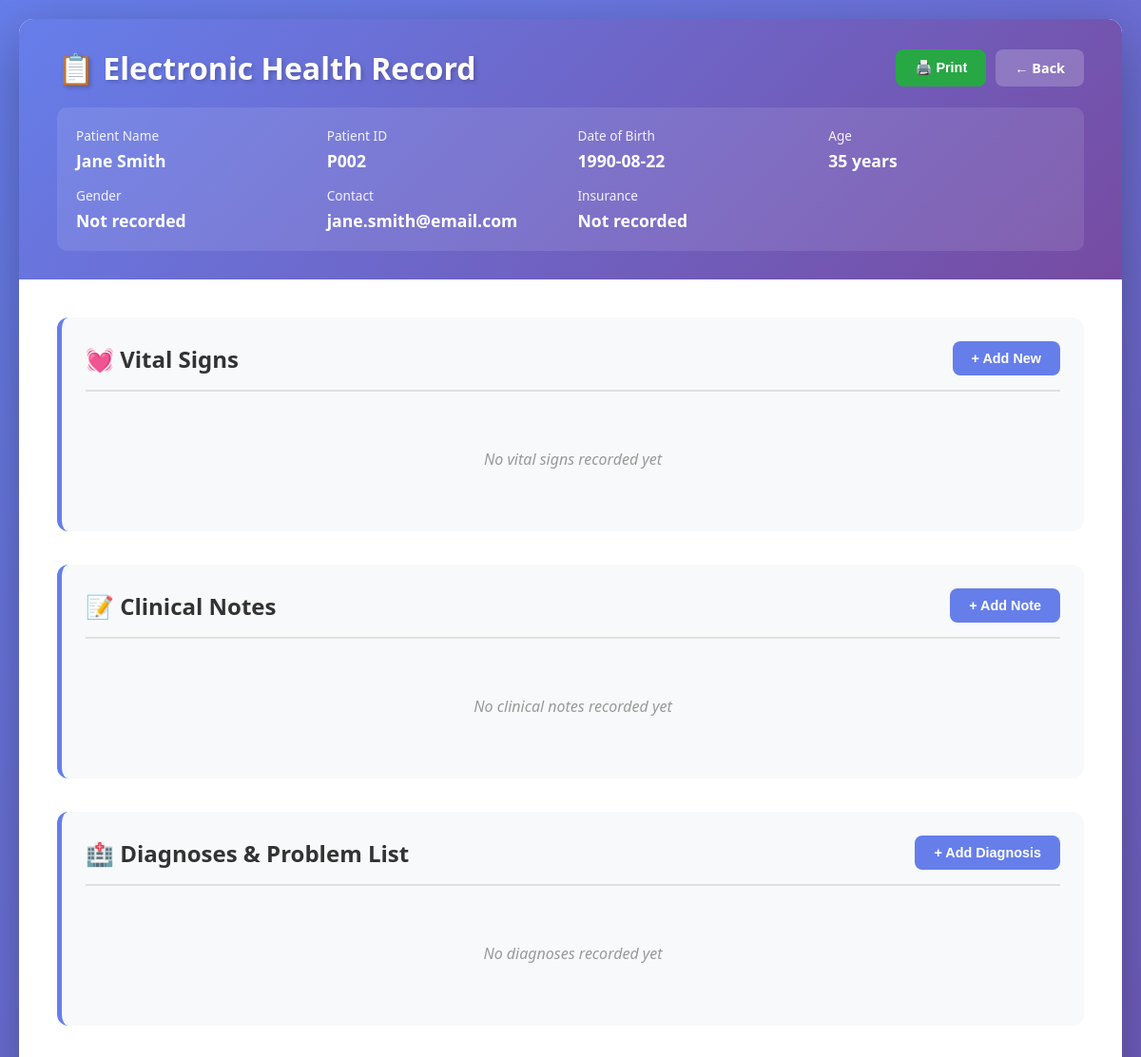
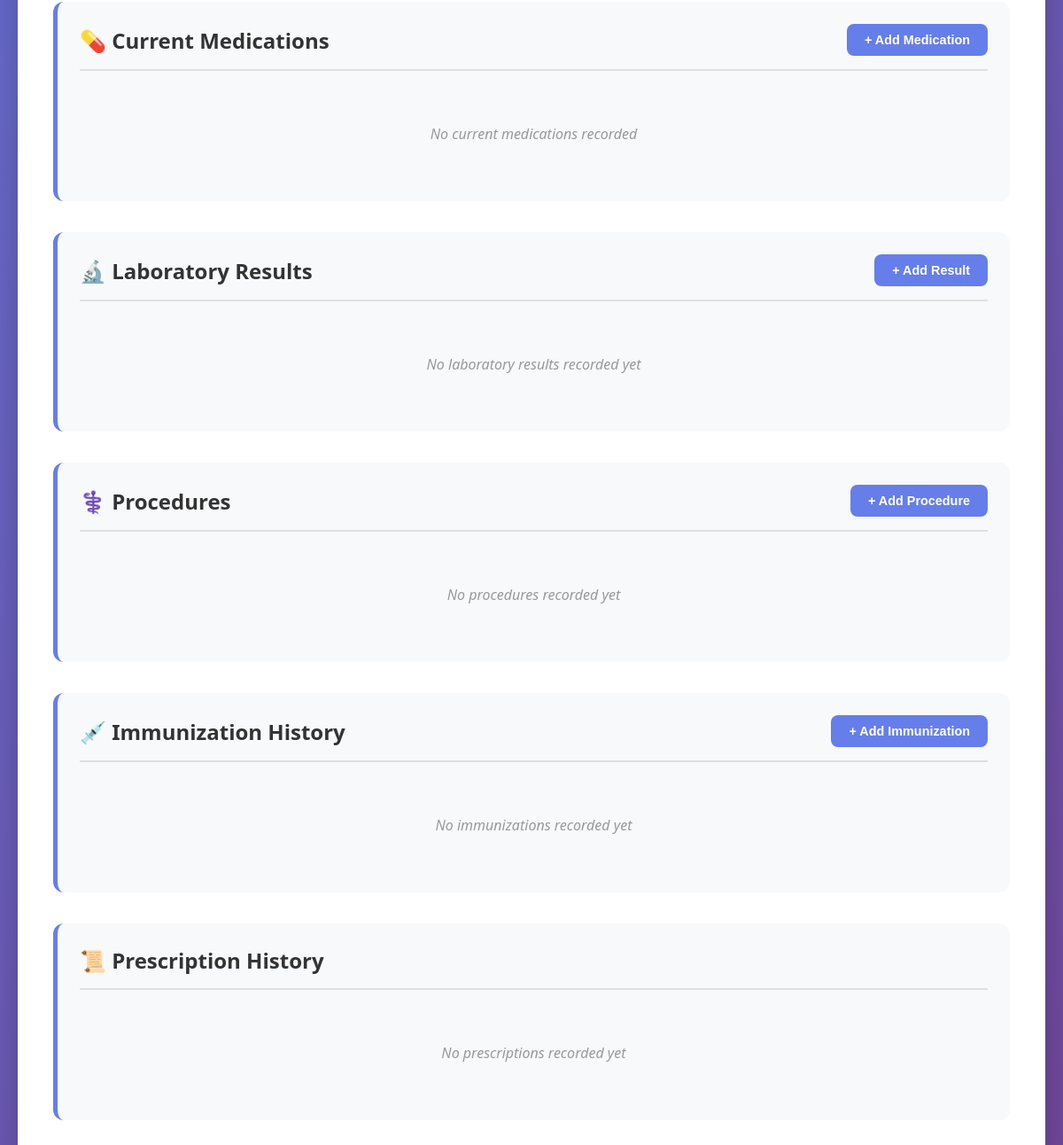
The app's page /ehr_report/P002 with its own data (2 pictures, top to bottom).
### tables this page shows
CREATE TABLE patients (
                    patient_id TEXT PRIMARY KEY,
                    full_name TEXT NOT NULL,
                    date_of_birth TEXT,
                    contact_info TEXT,
                    ehr_data TEXT NOT NULL DEFAULT '{}'
                , gender TEXT, insurance_info TEXT);

### app_new.py (the view)
@app.route('/ehr_report/<patient_id>')
def ehr_report(patient_id):
    logger.info(f"Loading EHR report for patient: {patient_id}")
    db = get_db()
    patient = db.get_patient(patient_id)
    if not patient:
        logger.warning(f"Patient not found: {patient_id}")
        flash(f'Patient with ID {patient_id} not found.', 'error')
        return redirect(url_for('dashboard'))
    try:
        ehr_data = json.loads(patient['ehr_data']) if patient['ehr_data'] else {}
    except:
        ehr_data = {}
    if 'vital_signs' not in ehr_data:
        ehr_data['vital_signs'] = []
    if 'clinical_notes' not in ehr_data:
        ehr_data['clinical_notes'] = []
    if 'medications' not in ehr_data:
        ehr_data['medications'] = []
    if 'diagnoses' not in ehr_data:
        ehr_data['diagnoses'] = []
    if 'procedures' not in ehr_data:
        ehr_data['procedures'] = []
    if 'immunizations' not in ehr_data:
        ehr_data['immunizations'] = []
    if 'lab_results' not in ehr_data:
        ehr_data['lab_results'] = []
    if 'prescriptions' not in ehr_data:
        ehr_data['prescriptions'] = []
    age = 'Unknown'
    if patient.get('date_of_birth'):
        try:
            from datetime import datetime
            dob = datetime.strptime(patient['date_of_birth'], '%Y-%m-%d')
            today = datetime.now()
            age = today.year - dob.year - ((today.month, today.day) < (dob.month, dob.day))
        except:
            age = 'Unknown'
    logger.info(f"Loaded EHR report for: {patient['full_name']} (ID: {patient_id})")
    return render_template('ehr_report.html', patient=patient, ehr_data=ehr_data, age=age)

### templates/ehr_report.html (shortened to what this page needs)
<!DOCTYPE html>
<html lang="en">
<head>
</head>
<body>
    <div class="container">
        <div class="header">
            <div class="header-top">
                <h1>📋 Electronic Health Record</h1>
                <div class="action-buttons">
                    <button onclick="window.print()" class="btn btn-print">🖨️ Print</button>
                    <a href="/appointment/{{ patient.patient_id }}" class="btn btn-back">← Back</a>
                </div>
            </div>
            <div class="patient-header">
                <div class="patient-info-item">
                    <label>Patient Name</label>
                    <div class="value">{{ patient.full_name }}</div>
                </div>
                <div class="patient-info-item">
                    <label>Patient ID</label>
                    <div class="value">{{ patient.patient_id }}</div>
                </div>
                <div class="patient-info-item">
                    <label>Date of Birth</label>
                    <div class="value">{{ patient.date_of_birth or 'Not recorded' }}</div>
                </div>
                <div class="patient-info-item">
                    <label>Age</label>
                    <div class="value">{{ age }} years</div>
                </div>
                <div class="patient-info-item">
                    <label>Gender</label>
                    <div class="value">{{ patient.gender or 'Not recorded' }}</div>
                </div>
                <div class="patient-info-item">
                    <label>Contact</label>
                    <div class="value">{{ patient.contact_info or 'Not recorded' }}</div>
                </div>
                <div class="patient-info-item">
                    <label>Insurance</label>
                    <div class="value">{{ patient.insurance_info or 'Not recorded' }}</div>
                </div>
            </div>
        </div>
        <div class="content">
            <div class="ehr-section">
                <div class="section-header">
                    <h2 class="section-title">💓 Vital Signs</h2>
                    <button onclick="addVitalSigns()" class="btn btn-add">+ Add New</button>
                </div>
                {% if ehr_data.vital_signs and ehr_data.vital_signs|length > 0 %}
                    <table class="data-table">
                        <thead>
                            <tr>
                                <th>Date/Time</th>
                                <th>Height (cm)</th>
                                <th>Weight (kg)</th>
                                <th>BMI</th>
                                <th>BP (mmHg)</th>
                                <th>Pulse (bpm)</th>
                                <th>Temp (°F)</th>
                                <th>Resp Rate</th>
                            </tr>
                        </thead>
                        <tbody>
                            {% for vital in ehr_data.vital_signs %}
                            <tr>
                                <td>{{ vital.date }}</td>
                                <td>{{ vital.height or '-' }}</td>
                                <td>{{ vital.weight or '-' }}</td>
                                <td>{{ vital.bmi or '-' }}</td>
                                <td>{{ vital.blood_pressure or '-' }}</td>
                                <td>{{ vital.pulse_rate or '-' }}</td>
                                <td>{{ vital.temperature or '-' }}</td>
                                <td>{{ vital.respiratory_rate or '-' }}</td>
                            </tr>
                            {% endfor %}
                        </tbody>
                    </table>
                {% else %}
                    <div class="empty-state">No vital signs recorded yet</div>
                {% endif %}
            </div>
            <div class="ehr-section">
                <div class="section-header">
                    <h2 class="section-title">📝 Clinical Notes</h2>
                    <button onclick="addClinicalNote()" class="btn btn-add">+ Add Note</button>
                </div>
                {% if ehr_data.clinical_notes and ehr_data.clinical_notes|length > 0 %}
                    {% for note in ehr_data.clinical_notes %}
                    <div class="note-card">
                        <div class="note-header">
                            <strong>{{ note.type or 'General Note' }}</strong>
                            <span class="note-date">📅 {{ note.date }}</span>
                        </div>
                        <div class="note-content">
                            <p><strong>Subjective:</strong> {{ note.subjective or 'N/A' }}</p>
                            <p><strong>Objective:</strong> {{ note.objective or 'N/A' }}</p>
                            <p><strong>Assessment:</strong> {{ note.assessment or 'N/A' }}</p>
                            <p><strong>Plan:</strong> {{ note.plan or 'N/A' }}</p>
                        </div>
                    </div>
                    {% endfor %}
                {% else %}
                    <div class="empty-state">No clinical notes recorded yet</div>
                {% endif %}
            </div>
            <div class="ehr-section">
                <div class="section-header">
                    <h2 class="section-title">🏥 Diagnoses & Problem List</h2>
                    <button onclick="addDiagnosis()" class="btn btn-add">+ Add Diagnosis</button>
                </div>
                {% if ehr_data.diagnoses and ehr_data.diagnoses|length > 0 %}
                    <table class="data-table">
                        <thead>
                            <tr>
                                <th>Date</th>
                                <th>Diagnosis</th>
                                <th>Status</th>
                                <th>Notes</th>
                            </tr>
                        </thead>
                        <tbody>
                            {% for diagnosis in ehr_data.diagnoses %}
                            <tr>
                                <td>{{ diagnosis.date }}</td>
                                <td><strong>{{ diagnosis.condition }}</strong></td>
                                <td><span style="padding: 4px 10px; border-radius: 12px; background: {% if diagnosis.status == 'Active' %}#d4edda{% else %}#f8d7da{% endif %}; color: {% if diagnosis.status == 'Active' %}#155724{% else %}#721c24{% endif %}; font-size: 0.85em;">{{ diagnosis.status }}</span></td>
                                <td>{{ diagnosis.notes or '-' }}</td>
                            </tr>
                            {% endfor %}
                        </tbody>
                    </table>
                {% else %}
                    <div class="empty-state">No diagnoses recorded yet</div>
                {% endif %}
            </div>
            <div class="ehr-section">
                <div class="section-header">
                    <h2 class="section-title">💊 Current Medications</h2>
                    <button onclick="addMedication()" class="btn btn-add">+ Add Medication</button>
                </div>
                {% if ehr_data.medications and ehr_data.medications|length > 0 %}
                    <table class="data-table">
                        <thead>
                            <tr>
                                <th>Medication</th>
                                <th>Dosage</th>
                                <th>Frequency</th>
                                <th>Start Date</th>
                                <th>Status</th>
                            </tr>
                        </thead>
                        <tbody>
                            {% for med in ehr_data.medications %}
                            <tr>
                                <td><strong>{{ med.name }}</strong></td>
                                <td>{{ med.dosage }}</td>
                                <td>{{ med.frequency }}</td>
                                <td>{{ med.start_date }}</td>
                                <td><span style="padding: 4px 10px; border-radius: 12px; background: {% if med.status == 'Active' %}#d4edda{% else %}#f8d7da{% endif %}; color: {% if med.status == 'Active' %}#155724{% else %}#721c24{% endif %}; font-size: 0.85em;">{{ med.status }}</span></td>
                            </tr>
                            {% endfor %}
                        </tbody>
                    </table>
                {% else %}
                    <div class="empty-state">No current medications recorded</div>
                {% endif %}
            </div>
            <div class="ehr-section">
                <div class="section-header">
                    <h2 class="section-title">🔬 Laboratory Results</h2>
                    <button onclick="addLabResult()" class="btn btn-add">+ Add Result</button>
                </div>
                {% if ehr_data.lab_results and ehr_data.lab_results|length > 0 %}
                    <table class="data-table">
                        <thead>
                            <tr>
                                <th>Date</th>
                                <th>Test Name</th>
                                <th>Result</th>
                                <th>Unit</th>
                                <th>Reference Range</th>
                                <th>Status</th>
                            </tr>
                        </thead>
                        <tbody>
                            {% for lab in ehr_data.lab_results %}
                            <tr>
                                <td>{{ lab.date }}</td>
                                <td><strong>{{ lab.test_name }}</strong></td>
                                <td>{{ lab.result }}</td>
                                <td>{{ lab.unit }}</td>
                                <td>{{ lab.reference_range }}</td>
                                <td><span style="padding: 4px 10px; border-radius: 12px; background: {% if lab.abnormal %}#fff3cd{% else %}#d4edda{% endif %}; color: {% if lab.abnormal %}#856404{% else %}#155724{% endif %}; font-size: 0.85em;">{% if lab.abnormal %}⚠️ Abnormal{% else %}Normal{% endif %}</span></td>
                            </tr>
                            {% endfor %}
                        </tbody>
                    </table>
                {% else %}
                    <div class="empty-state">No laboratory results recorded yet</div>
                {% endif %}
            </div>
            <div class="ehr-section">
                <div class="section-header">
                    <h2 class="section-title">⚕️ Procedures</h2>
                    <button onclick="addProcedure()" class="btn btn-add">+ Add Procedure</button>
                </div>
                {% if ehr_data.procedures and ehr_data.procedures|length > 0 %}
                    <table class="data-table">
                        <thead>
                            <tr>
                                <th>Date</th>
                                <th>Procedure</th>
                                <th>Performed By</th>
                                <th>Notes</th>
                            </tr>
                        </thead>
                        <tbody>
                            {% for procedure in ehr_data.procedures %}
                            <tr>
                                <td>{{ procedure.date }}</td>
                                <td><strong>{{ procedure.name }}</strong></td>
                                <td>{{ procedure.performed_by }}</td>
                                <td>{{ procedure.notes or '-' }}</td>
                            </tr>
                            {% endfor %}
                        </tbody>
                    </table>
                {% else %}
                    <div class="empty-state">No procedures recorded yet</div>
                {% endif %}
            </div>
            <div class="ehr-section">
                <div class="section-header">
                    <h2 class="section-title">💉 Immunization History</h2>
                    <button onclick="addImmunization()" class="btn btn-add">+ Add Immunization</button>
                </div>
                {% if ehr_data.immunizations and ehr_data.immunizations|length > 0 %}
                    <table class="data-table">
                        <thead>
                            <tr>
                                <th>Date</th>
                                <th>Vaccine</th>
                                <th>Dose</th>
                                <th>Administered By</th>
                                <th>Notes</th>
                            </tr>
                        </thead>
                        <tbody>
                            {% for immunization in ehr_data.immunizations %}
                            <tr>
                                <td>{{ immunization.date }}</td>
                                <td><strong>{{ immunization.vaccine }}</strong></td>
                                <td>{{ immunization.dose }}</td>
                                <td>{{ immunization.administered_by }}</td>
                                <td>{{ immunization.notes or '-' }}</td>
                            </tr>
                            {% endfor %}
                        </tbody>
                    </table>
                {% else %}
                    <div class="empty-state">No immunizations recorded yet</div>
                {% endif %}
            </div>
            <div class="ehr-section">
                <div class="section-header">
                    <h2 class="section-title">📜 Prescription History</h2>
                </div>
                {% if ehr_data.prescriptions and ehr_data.prescriptions|length > 0 %}
                    {% for prescription in ehr_data.prescriptions %}
                    <div class="note-card">
                        <div class="note-header">
                            <strong>Prescription #{{ loop.index }}</strong>
                            <span class="note-date">📅 {{ prescription.date }}</span>
                        </div>
                        <div class="note-content">
                            <ul style="margin: 10px 0; padding-left: 20px;">
                                {% for medicine in prescription.medicines %}
                                <li>{{ medicine }}</li>
                                {% endfor %}
                            </ul>
                        </div>
                    </div>
                    {% endfor %}
                {% else %}
                    <div class="empty-state">No prescriptions recorded yet</div>
                {% endif %}
            </div>
        </div>
    </div>
</body>
</html>

### records on screen
patients: full_name "Jane Smith", patient_id "P002", date_of_birth "1990-08-22", contact_info "jane.smith@email.com"

### other values on screen
{{ age }} "35"
{{ patient.gender or 'Not recorded' }} "Not recorded"
{{ patient.insurance_info or 'Not recorded' }} "Not recorded"
